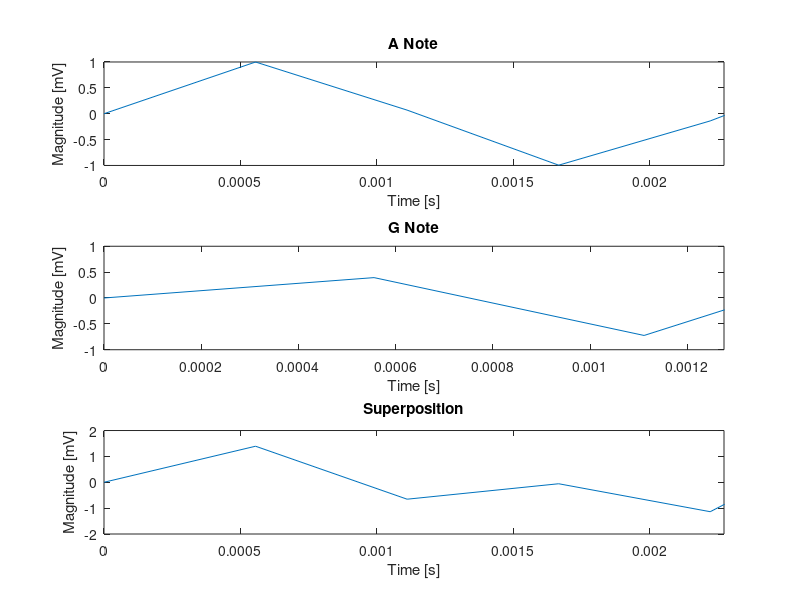
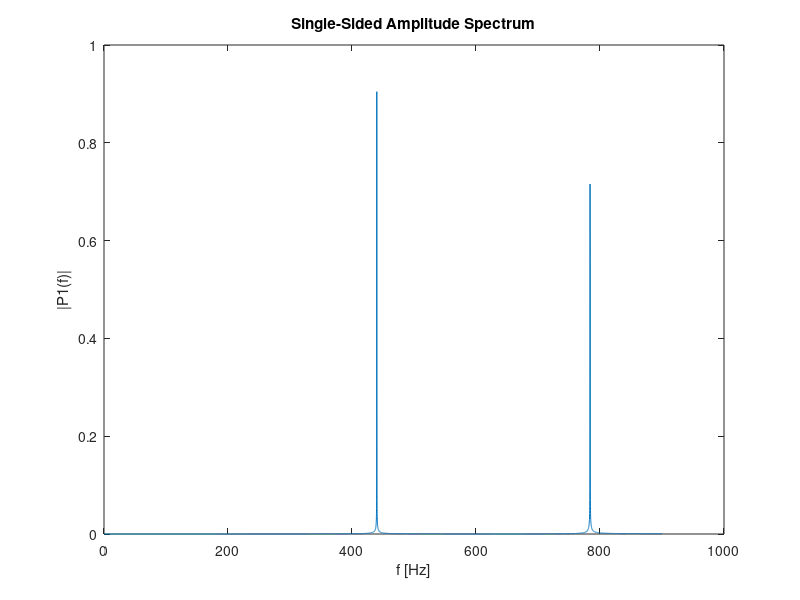

Here is the MATLAB script that generated these plots, in order:
%{
% Name: Joshua Vincent
% Lab: BIOE 162
% Session: M | T
% Date: 25 January 2021
%}

clear

% Model a simple sinusoid
fs = 1800; % Why did I choose this sampling rate?
dt = 1/fs;
ns = 10;
t = 0:dt:ns;

% Low frequency
a = 1;
fa = 440; % A Note
perioda = fa^(-1);
omegaa = 2*pi*fa;
phia = 0;
ya = a*sin((omegaa*t) + phia);

% Higher frequency
b = 1;
fb = 784; % G Note
periodb = fb^(-1);
omegab = 2*pi*fb;
phib = 0;
yb = b*sin((omegab*t) + phib);

% Superposition
yab = ya + yb;

% Number of periods to display
count = 1;

% Plot 'A' Note
figure()
subplot(311)
plot(t, ya)
xlim([0 count*perioda])
xlabel("Time [s]")
ylabel("Magnitude [mV]")
title("A Note")

% Plot 'G' Note
subplot(312)
plot(t, yb)
xlim([0 count*periodb])
xlabel("Time [s]")
ylabel("Magnitude [mV]")
title("G Note")

% Plot Superposition
subplot(313)
plot(t, yab)
xlim([0 count*perioda])
xlabel("Time [s]")
ylabel("Magnitude [mV]")
title("Superposition")

L = length(yab);
Yab = fft(yab);
% Calculate the double-sided spectrum
P2 = abs(Yab/L);
% Calculate the single-sided spectrum
P1 = P2(1:(L/2) + 1);
P1(2:end - 1) = 2*P1(2:end-1);

% Frequencies
f = fs*(0:(L/2))/L;

% Plot the single-sided specturm
figure()
plot(f, P1)
xlabel("f [Hz]")
ylabel("|P1(f)|")
title("Single-Sided Amplitude Spectrum")